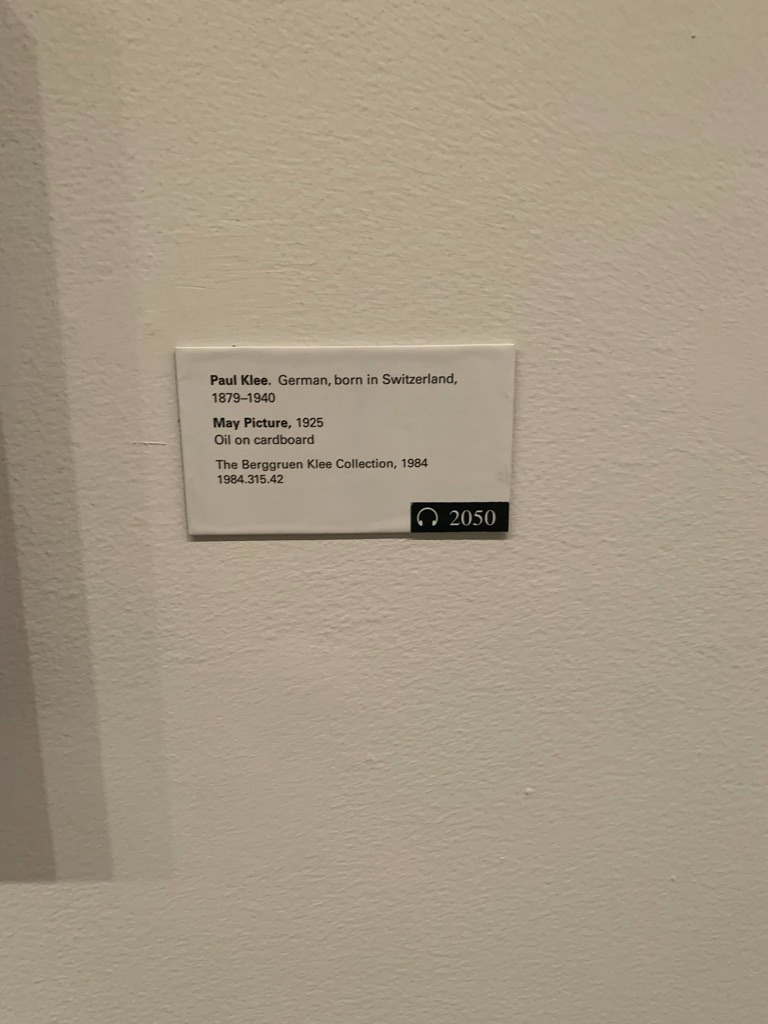
#> input picture data/1_klee.jpeg, 768 x 1024 px
$ python processor.py
#> lines starting #> are read from the running program, lines starting #| are printed output that depends on the picture; after the words box and inside, x2 and y2 are one past the last pixel; in counts of white or black regions, pixels touching at a corner belong together
### processor_generic.py
import os

import cv2
import pytesseract

import numpy as np


class ProcessorGeneric:
    def __init__(self, imgpath: str) -> None:
        self._recognized = []
        if os.path.exists(imgpath):
            self._imgpath = os.path.abspath(imgpath)
            try:
                # set tessract environment
                self._set_tess_env()
                self._set_lang()
            except Exception as e:
                print("Exception while reading image: {}".format(e))
                exit(1)
            except RuntimeError as e:
                print("RuntimeError while reading image: {}".format(e))
                exit(1)
            except pytesseract.TesseractError as e:
                print("Error while setting tesseract: {}".format(e))
                exit(1)
        else:
            raise Exception("Error: image path does not exist!")

    def _set_lang(self) -> None:
        self._lang = "eng"

    def _set_tess_env(self) -> None:
        self._tessdata_dir_config = "--tessdata-dir " + os.getcwd() + "/tessdata"
        print(self._tessdata_dir_config)
        self._tessdata_bin = os.getcwd() + "/tesseract-5.3.0/build/bin/tesseract"
        pytesseract.pytesseract.tesseract_cmd = self._tessdata_bin
        os.environ["TESSDATA_PREFIX"] = os.getcwd() + "/tessdata"

    def read_image(self) -> None:
        """Read image from file"""
        try:
            self._img = cv2.imread(self._imgpath)
#> self._img is the input picture: shape (1024, 768, 3); mean B, G, R 133.7, 153.3, 166.1
            self._imgray = cv2.cvtColor(self._img, cv2.COLOR_BGR2GRAY)
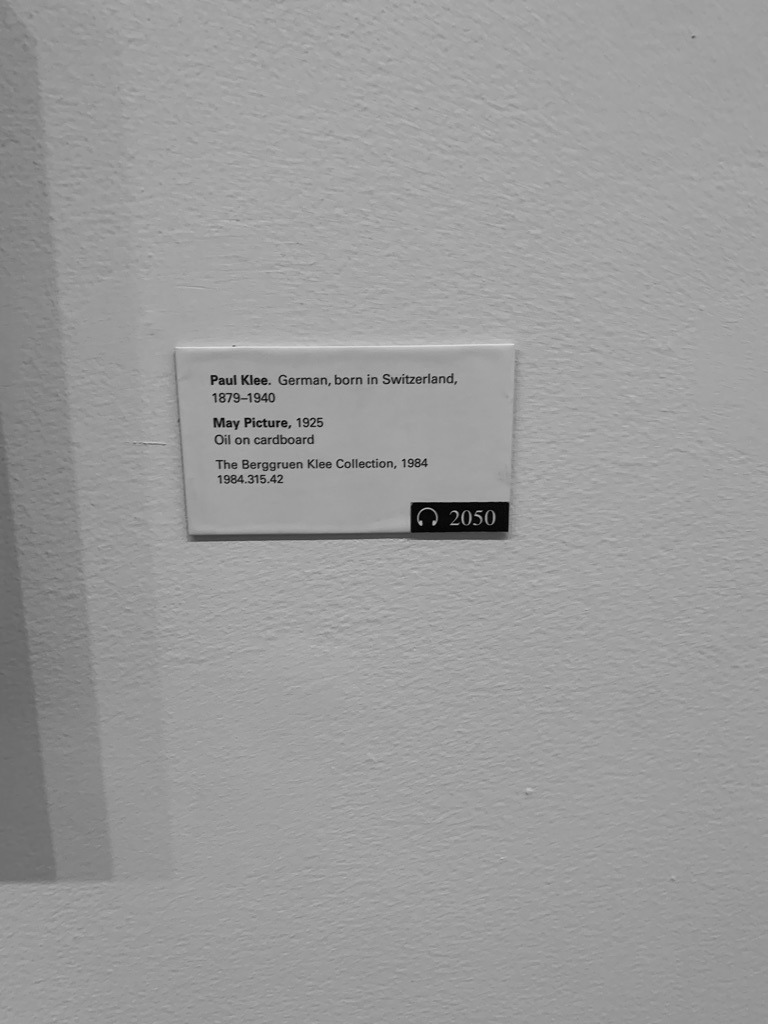
#> self._imgray: shape (1024, 768); min 0, max 224, mean 154.8
        except Exception as e:
            print("Image file is invalid: {}".format(e))

    def filter_image(self) -> None:
        """To clean noise"""
        kernel = np.ones((7, 7), np.float32) / 25
        self._imgray = cv2.filter2D(self._imgray, -1, kernel)
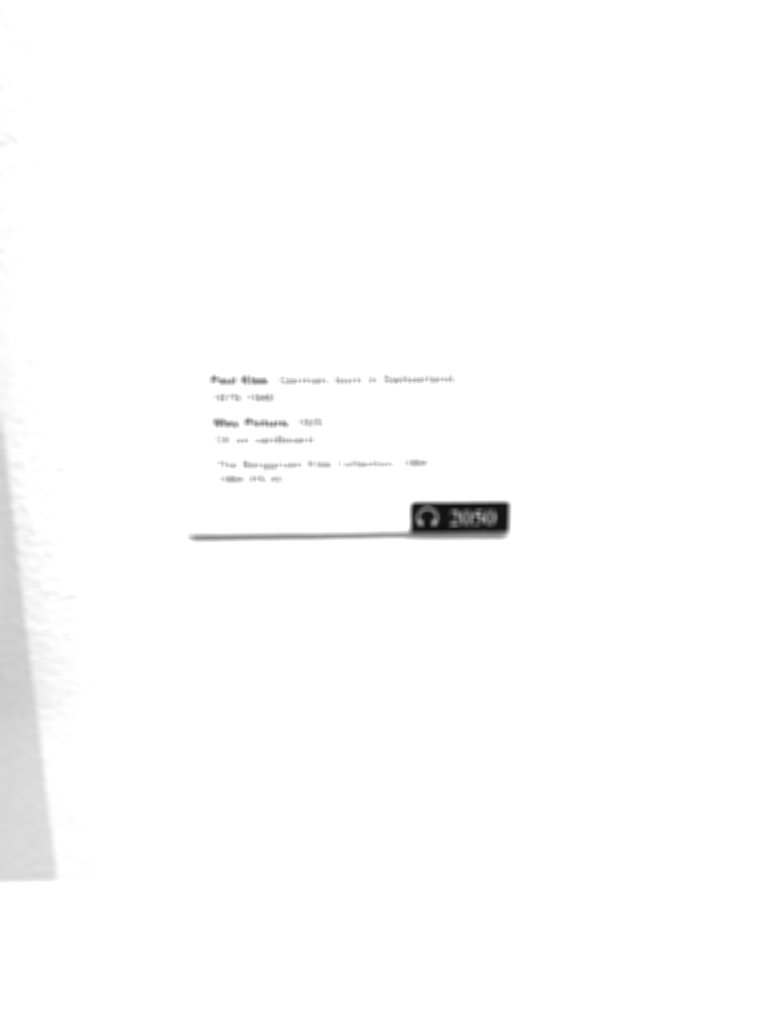
#> self._imgray: shape (1024, 768); min 14, max 255, mean 252.9

    def threshold_image(self) -> None:
        # get thresholded image
        ret, thresh = cv2.threshold(
            self._imgray, 0, 255, cv2.THRESH_OTSU | cv2.THRESH_BINARY_INV
        )
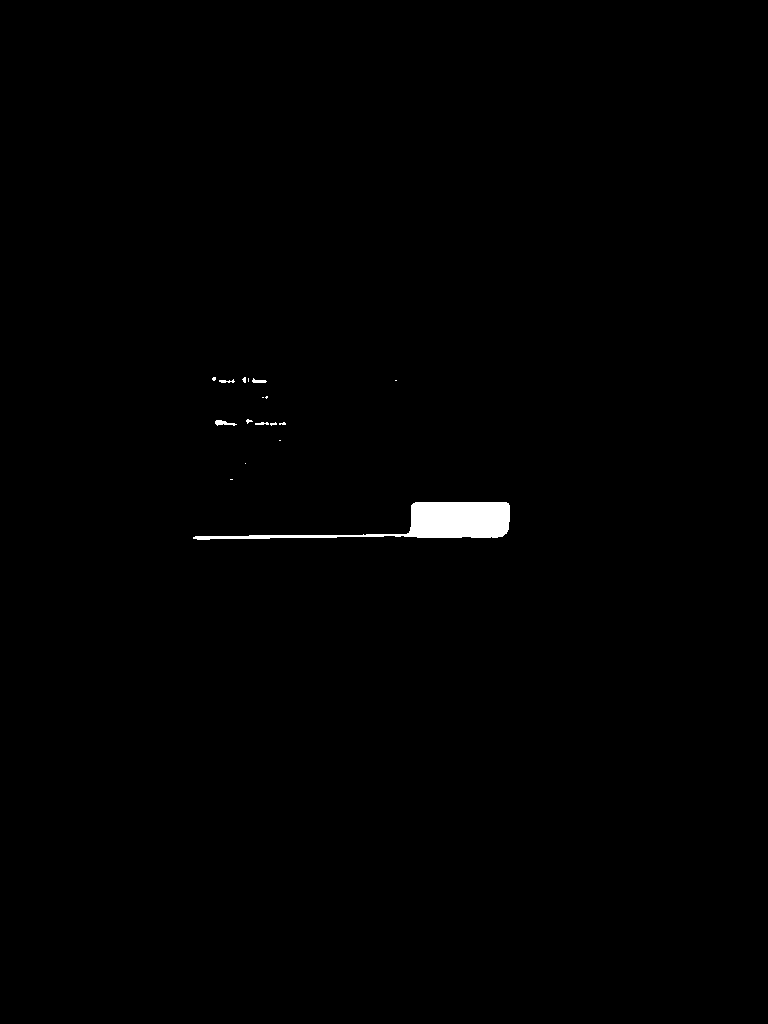
#> thresh: shape (1024, 768); 0.56% white; 17 white regions (12 under 20 px), largest, box (x1, y1, x2, y2) and area: (193, 502, 510, 540) 4144, (215, 420, 237, 426) 72, (252, 378, 267, 383) 45, (219, 379, 235, 383) 36, (255, 422, 269, 425) 31
#> ret = 173
        self._ret = ret
#> self._ret = 173
        self._thresh = thresh

    def filter_threshold(self) -> None:
        pass

    def prepare(self) -> None:
        self.read_image()
        self.filter_image()
        self.threshold_image()
        self.filter_threshold()

    def detect(self, func=NotImplemented) -> None:
        func()

    def __do_nothing(self) -> None:
        pass

    def test(self):
        self.prepare()
        self.detect(func=self.__do_nothing)


# [4 lines that do not run on import are left out]

### processor.py
import os

import cv2
import pytesseract

import numpy as np

from processor_generic import ProcessorGeneric


class PlateProcessor(ProcessorGeneric):
    def __init__(self, imgpath: str):
        super().__init__(imgpath)

    def dilate_threshold_image(self) -> None:
        # Specify structure shape and kernel size
        # TODO auto selection of kernel size
        kernel_size = 10
        kernel = cv2.getStructuringElement(cv2.MORPH_RECT, (kernel_size, kernel_size))
        self._img2detect = cv2.dilate(self._thresh, kernel, iterations=1)
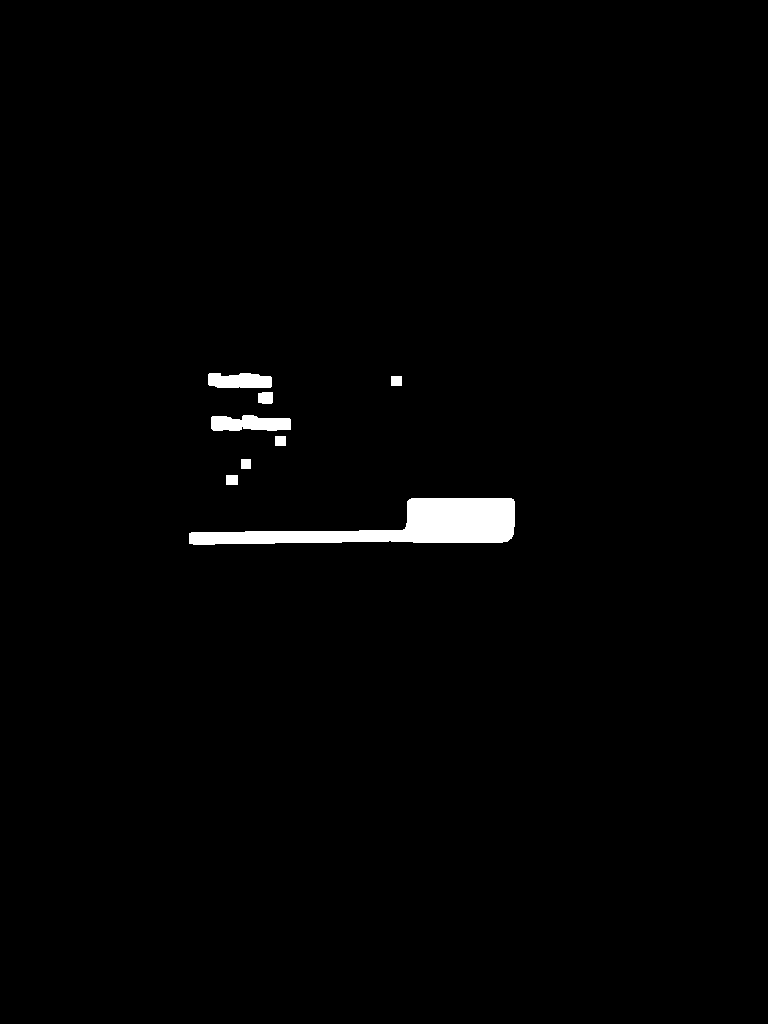
#> self._img2detect: shape (1024, 768); 1.3% white; 8 white regions

    def image2text(self) -> None:
        img2 = self._img.copy()

        # Find contours
        contours, hierarchy = cv2.findContours(
            self._img2detect, cv2.RETR_EXTERNAL, cv2.CHAIN_APPROX_NONE
        )
#> contours = 8 contours; box (x1, y1, x2, y2) and area: (189, 498, 515, 545) 7092, (211, 415, 291, 431) 950, (208, 373, 272, 388) 774, (258, 392, 273, 404) 146, (226, 475, 238, 485) 99, (275, 436, 286, 446) 90, (391, 376, 402, 386) 90, (241, 459, 251, 469) 81
        # Looping through the identified contours
        # Then rectangular part is cropped and passed on
        # to pytesseract for extracting text from it
        # Extracted text is then appended on the text

        counter = 1
        for cnt in contours:
            # get a rectangle of detected bounds
            x, y, w, h = cv2.boundingRect(cnt)

            # Cropping the text block for giving input to OCR
            cropped = img2[y : y + h, x : x + w]

            # to be deleted
            # cv2.imwrite(f"result/token_{counter}.png", cropped)
            counter += 1

            # Apply OCR on the cropped image
            result_txt = pytesseract.image_to_string(
                cropped, config=self._tessdata_dir_config
            )
            self._recognized.append(result_txt)
#> this loop made 1 pass
#> (x, y, w, h, counter) on pass 1: (189, 498, 326, 47, 2)
#> pass 1, in image2text, `cropped = img2[y : y + h, x : x + w]`:
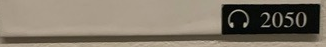
#> cropped: shape (47, 326, 3); mean B, G, R 104.5, 119, 128.7
#> after the loop, counter = 2; self._recognized = []

    def get_recognized_list(self) -> list:
        return self._recognized


if __name__ == "__main__":
    path = os.path.abspath(".")
    test_image = f"data/1_klee.jpeg"
    proc = PlateProcessor(test_image)
    proc.prepare()
    proc.dilate_threshold_image()
    proc.image2text()
#> (the call stopped at in image2text, `result_txt = pytesseract.image_to_string( cropped, config=self._tessda..`: pytesseract is not available in this run)
#> (the run stopped early here; a loop or call above may not have finished)

$ run again, with data/1_bourgeois.jpeg copied over data/1_klee.jpeg
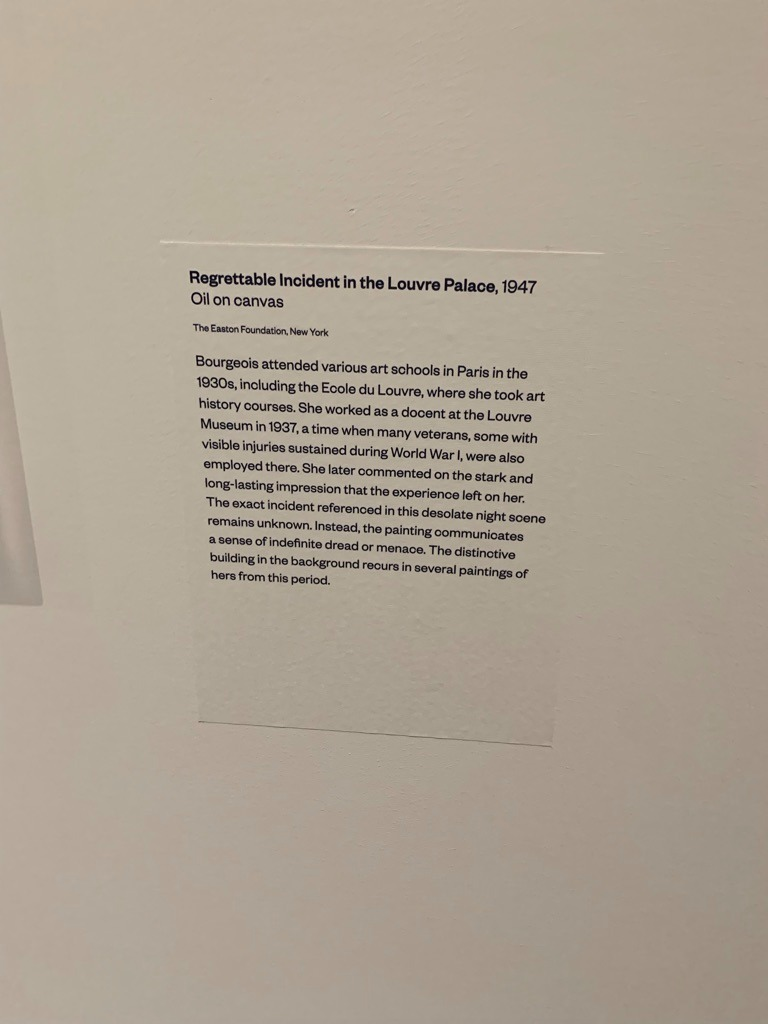
#> input picture data/1_bourgeois.jpeg, 768 x 1024 px
#> in read_image, self._img is the input picture: shape (1024, 768, 3); mean B, G, R 146.7, 161.5, 172.4
#> in threshold_image, `ret, thresh = cv2.threshold( self._imgray, 0, 255, cv2.THRESH_OTSU | c..`:
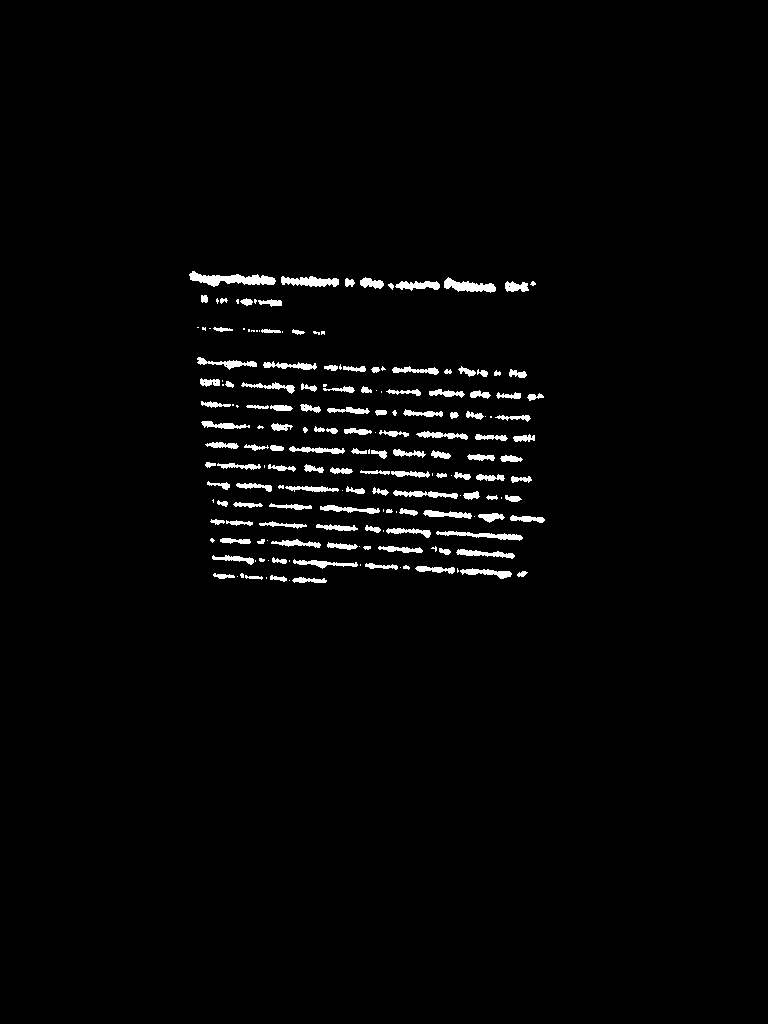
#> thresh: shape (1024, 768); 2% white; 180 white regions (57 under 20 px), largest, box (x1, y1, x2, y2) and area: (189, 271, 276, 287) 702, (444, 277, 496, 293) 436, (281, 276, 339, 287) 431
#> ret = 226
#> self._img2detect: shape (1024, 768); 8.4% white; 15 white regions
#> contours = 15 contours; largest, box (x1, y1, x2, y2) and area: (206, 515, 528, 564) 8611, (185, 267, 541, 312) 7566, (208, 551, 533, 588) 6374, (196, 374, 549, 406) 5082, (193, 353, 532, 383) 4918
#> the loop in image2text, `for cnt in contours:` made 1 pass
#> (x, y, w, h, counter) on pass 1: (208, 551, 325, 37, 2)
#> pass 1, in image2text, `cropped = img2[y : y + h, x : x + w]`:
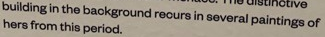
#> cropped: shape (37, 325, 3); mean B, G, R 130.2, 143, 151.8
#> after the loop in image2text, `for cnt in contours:`: counter = 2; self._recognized = []
